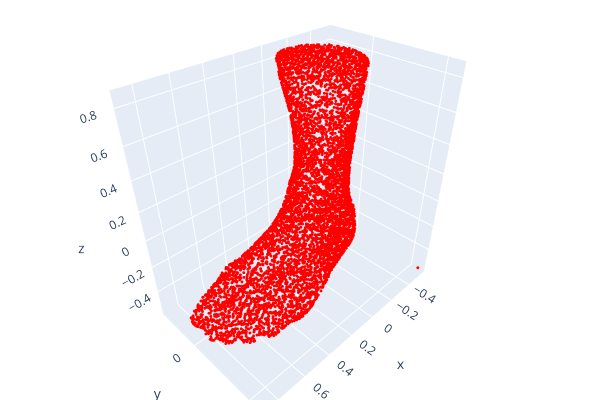

Notebook cell for this chart:
### Code cell
import random

idx = random.randint(0,100)
sample_points_path = join(TARGET_DIR, '202212201452r,.txt')
visualize_pointcloud(sample_points_path, stride=3, flip_axis=-1, postprocess_fn=pc_normalize)

### Figure 1 — Plotly figure (JSON) as saved in the notebook; plotly's stock layout.template omitted (floating-point values rounded to 4 significant figures; data arrays with more than 128 entries replaced by an {"elided": "..."} marker saying what was removed)
{"data": [{"marker": {"color": {"elided": "6758x3 int values"}, "size": 1}, "mode": "markers", "type": "scatter3d", "x": {"elided": "6758 float values"}, "y": {"elided": "6758 float values"}, "z": {"elided": "6758 float values"}}], "layout": {"height": 400, "margin": {"b": 0, "l": 0, "r": 0, "t": 0}, "scene": {"camera": {"center": {"x": 0, "y": 0, "z": 0}, "up": {"x": 0, "y": 0, "z": 1}}}, "showlegend": false, "width": 600}}
